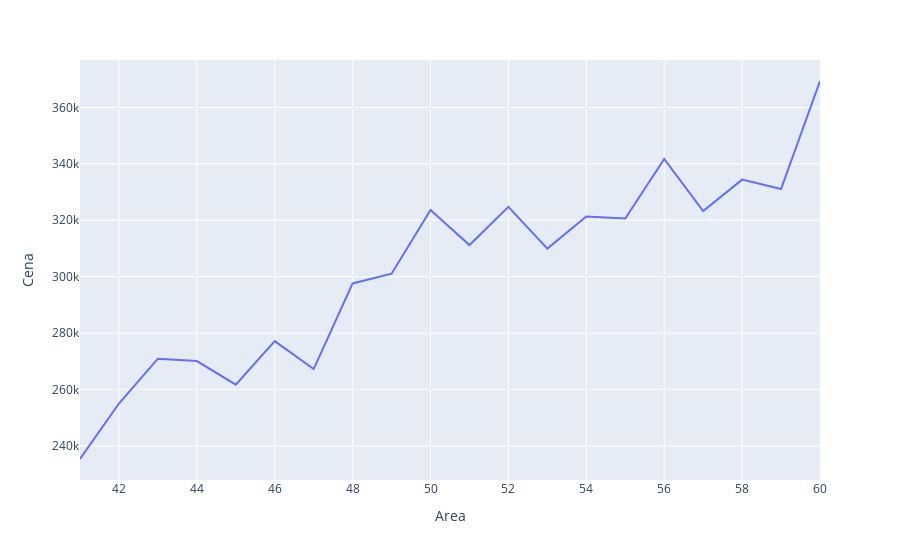

The notebook cell saved with this chart:
### Code cell
from data import calc_avg_price_per_area

avg_price_per_area = calc_avg_price_per_area(data)
fig = go.Figure(data=px.line(avg_price_per_area, x="Area", y="Cena"))
fig.show()

### Figure 1 — Plotly figure (JSON) as saved in the notebook; plotly's stock layout.template omitted (floating-point values rounded to 4 significant figures)
{"data": [{"hovertemplate": "Area=%{x}<br>Cena=%{y}<extra></extra>", "legendgroup": "", "line": {"color": "#636efa", "dash": "solid"}, "mode": "lines", "name": "", "orientation": "v", "showlegend": false, "type": "scatter", "x": [41, 42, 43, 44, 45, 46, 47, 48, 49, 50, 51, 52, 53, 54, 55, 56, 57, 58, 59, 60], "xaxis": "x", "y": [235348, 255000.0, 270900.0, 270100.0, 261700.0, 277100.0, 267200.0, 297600.0, 301000.0, 323600.0, 311200.0, 324700.0, 309900.0, 321400.0, 320600.0, 341700.0, 323200.0, 334400.0, 331000.0, 369400.0], "yaxis": "y"}], "layout": {"legend": {"tracegroupgap": 0}, "margin": {"t": 60}, "xaxis": {"anchor": "y", "domain": [0, 1], "title": {"text": "Area"}}, "yaxis": {"anchor": "x", "domain": [0, 1], "title": {"text": "Cena"}}}}
